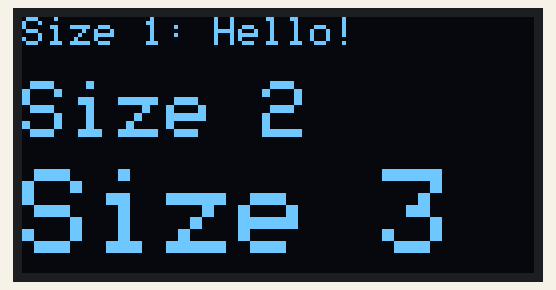
This sketch was run on a simulated ESP32. Shown: 128×64 one-colour display.

Above: at 0.1 s.
At 2.6 s:
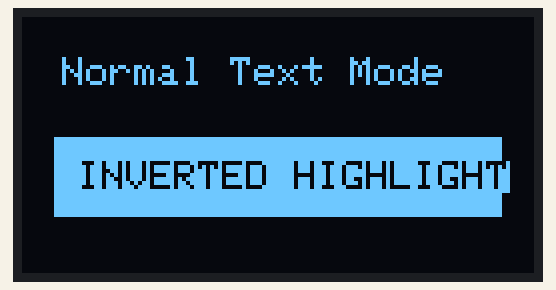
At 5.2 s:
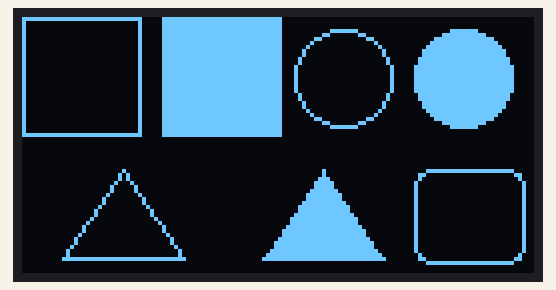
At 8.2 s:
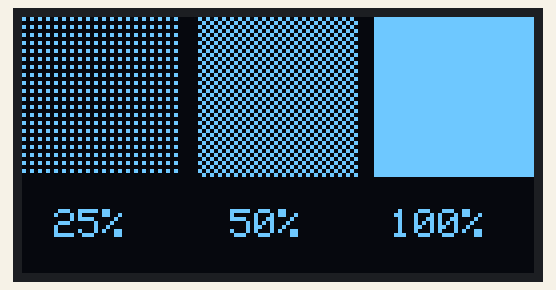
At 19.9 s:
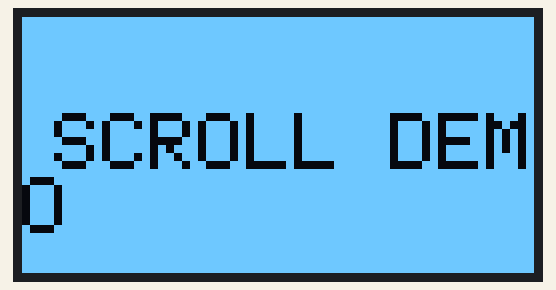
At 33.5 s:
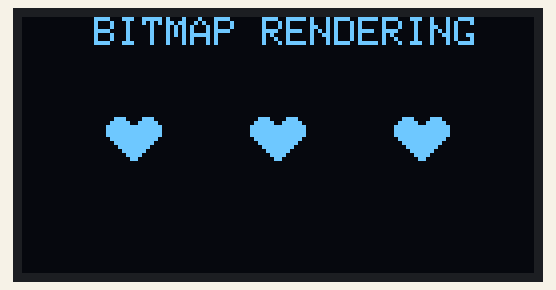

Measured:
- what the display in image 1 shows lasts 2.5 s, from 2.6 s to 5.1 s
- what the display in image 2 shows lasts 3.0 s, from 5.1 s to 8.1 s
- what the display in image 4 shows lasts 1.5 s, from 19.8 s to 21.3 s

The sketch:

test.ino
```cpp
#include <Wire.h>
#include <Adafruit_GFX.h>
#include <Adafruit_SSD1306.h>

#define SCREEN_WIDTH 128
#define SCREEN_HEIGHT 64
#define OLED_ADDR 0x3C

Adafruit_SSD1306 display(SCREEN_WIDTH, SCREEN_HEIGHT, &Wire, -1);

// Custom 16x16 Heart Bitmap Array
const uint8_t PROGMEM heart_bmp[] = {
  0x00, 0x00, 0x1C, 0x38, 0x3E, 0x7C, 0x7F, 0xFE,
  0x7F, 0xFE, 0x7F, 0xFE, 0x3F, 0xFC, 0x1F, 0xF8,
  0x0F, 0xF0, 0x07, 0xE0, 0x03, 0xC0, 0x01, 0x80,
  0x00, 0x00, 0x00, 0x00, 0x00, 0x00, 0x00, 0x00
};

void setup() {
  Serial.begin(115200);

  if (!display.begin(SSD1306_SWITCHCAPVCC, OLED_ADDR)) {
    Serial.println(F("SSD1306 allocation failed"));
    for (;;);
  }

  display.clearDisplay();
}

void loop() {
  // -------------------------------------------------------------
  // FEATURE 1: Text Sizes & Formatting
  // -------------------------------------------------------------
  display.clearDisplay();
  display.setTextSize(1);
  display.setTextColor(SSD1306_WHITE);
  display.setCursor(0, 0);
  display.println("Size 1: Hello!");

  display.setTextSize(2);
  display.setCursor(0, 16);
  display.println("Size 2");

  display.setTextSize(3);
  display.setCursor(0, 38);
  display.println("Size 3");

  display.display();
  delay(2500);

  // -------------------------------------------------------------
  // FEATURE 2: Inverted Text & Highlighting
  // -------------------------------------------------------------
  display.clearDisplay();
  display.setTextSize(1);

  display.setTextColor(SSD1306_WHITE);
  display.setCursor(10, 10);
  display.println("Normal Text Mode");

  // Inverted text (Black text over White background box)
  display.fillRect(8, 30, 112, 20, SSD1306_WHITE);
  display.setTextColor(SSD1306_BLACK, SSD1306_WHITE);
  display.setCursor(14, 36);
  display.println("INVERTED HIGHLIGHT");

  display.display();
  delay(2500);

  // -------------------------------------------------------------
  // FEATURE 3: Geometry & Shapes (Lines, Rectangles, Circles, Triangles)
  // -------------------------------------------------------------
  display.clearDisplay();

  // Wireframe Rect & Filled Rect
  display.drawRect(0, 0, 30, 30, SSD1306_WHITE);
  display.fillRect(35, 0, 30, 30, SSD1306_WHITE);

  // Wireframe Circle & Filled Circle
  display.drawCircle(80, 15, 12, SSD1306_WHITE);
  display.fillCircle(110, 15, 12, SSD1306_WHITE);

  // Triangles
  display.drawTriangle(10, 60, 25, 38, 40, 60, SSD1306_WHITE);
  display.fillTriangle(60, 60, 75, 38, 90, 60, SSD1306_WHITE);

  // Rounded Box
  display.drawRoundRect(98, 38, 28, 24, 4, SSD1306_WHITE);

  display.display();
  delay(3000);

  // -------------------------------------------------------------
  // FEATURE 4: Dithering Gray Scale & Shading (Dot-Density)
  // -------------------------------------------------------------
  display.clearDisplay();

  // 25% Shading Block
  for (int y = 0; y < 40; y++) {
    for (int x = 0; x < 40; x++) {
      if (x % 2 == 0 && y % 2 == 0) display.drawPixel(x, y, SSD1306_WHITE);
    }
  }

  // 50% Checkerboard Shading Block
  for (int y = 0; y < 40; y++) {
    for (int x = 44; x < 84; x++) {
      if ((x + y) % 2 == 0) display.drawPixel(x, y, SSD1306_WHITE);
    }
  }

  // 100% Solid Block
  display.fillRect(88, 0, 40, 40, SSD1306_WHITE);

  display.setTextSize(1);
  display.setTextColor(SSD1306_WHITE);
  display.setCursor(8, 48);   display.print("25%");
  display.setCursor(52, 48);  display.print("50%");
  display.setCursor(92, 48);  display.print("100%");

  display.display();
  delay(3000);

  // -------------------------------------------------------------
  // FEATURE 5: Custom Bitmaps & Icons
  // -------------------------------------------------------------
  display.clearDisplay();
  display.setTextSize(1);
  display.setCursor(18, 0);
  display.println("BITMAP RENDERING");

  // Draw custom 16x16 bitmap at various positions
  display.drawBitmap(20, 24, heart_bmp, 16, 16, SSD1306_WHITE);
  display.drawBitmap(56, 24, heart_bmp, 16, 16, SSD1306_WHITE);
  display.drawBitmap(92, 24, heart_bmp, 16, 16, SSD1306_WHITE);

  display.display();
  delay(2500);

  // -------------------------------------------------------------
  // FEATURE 6: Real-time UI Progress Bar Animation
  // -------------------------------------------------------------
  for (int progress = 0; progress <= 100; progress += 5) {
    display.clearDisplay();

    display.setTextSize(1);
    display.setCursor(25, 10);
    display.println("SYSTEM LOADING");

    // Outer Progress Border
    display.drawRoundRect(10, 30, 108, 16, 4, SSD1306_WHITE);

    // Inner Loading Bar
    int barWidth = map(progress, 0, 100, 0, 102);
    display.fillRoundRect(13, 33, barWidth, 10, 2, SSD1306_WHITE);

    display.setCursor(50, 50);
    display.print(progress);
    display.print("%");

    display.display();
    delay(100);
  }
  delay(1000);

  // -------------------------------------------------------------
  // FEATURE 7: Hardware Text Scrolling & Screen Inversion
  // -------------------------------------------------------------
  display.clearDisplay();
  display.setTextSize(2);
  display.setCursor(8, 24);
  display.println("SCROLL DEMO");
  display.display();

  // Hardware Smooth Right Scroll
  display.startscrollright(0x00, 0x0F);
  delay(2500);
  display.stopscroll();

  // Hardware Full Display Inversion (Flips all lit & dark pixels)
  display.invertDisplay(true);
  delay(1500);
  display.invertDisplay(false);
  delay(1000);
}
```
